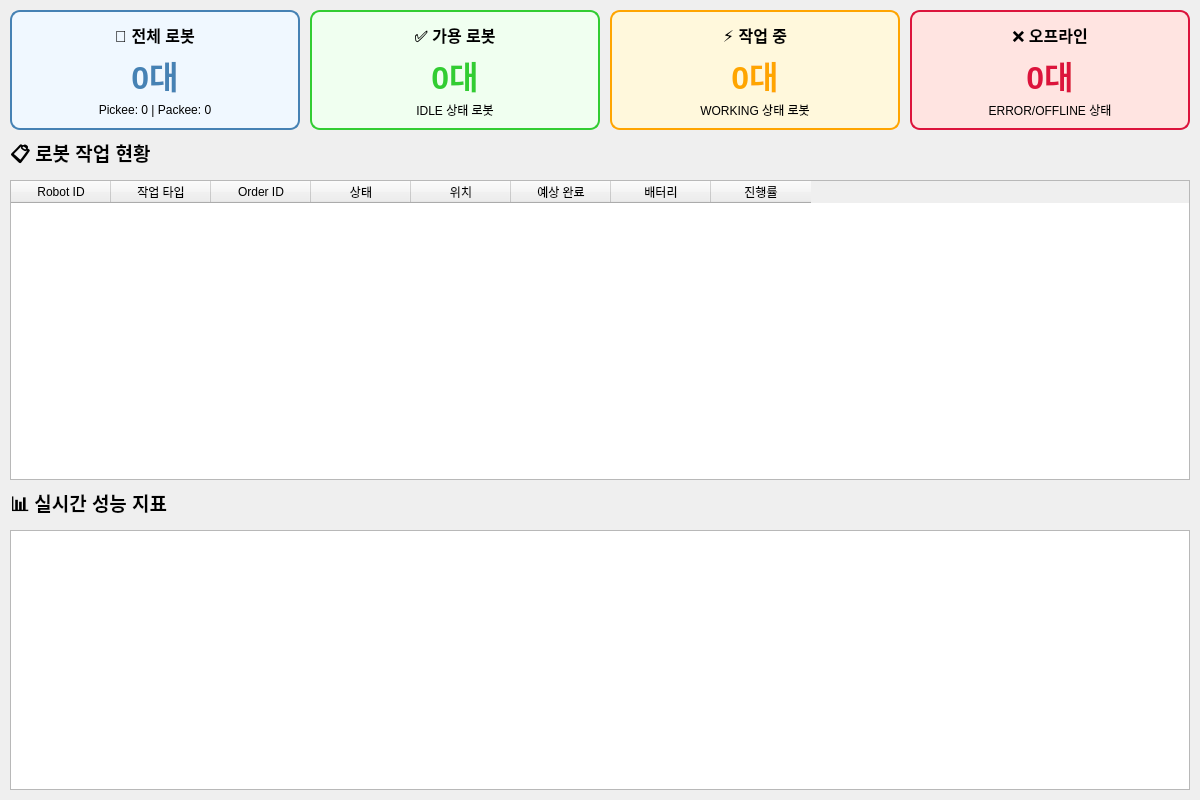
<?xml version="1.0" encoding="UTF-8"?>
<ui version="4.0">
 <class>RobotControlTab</class>
 <widget class="QWidget" name="RobotControlTab">
  <property name="geometry">
   <rect>
    <x>0</x>
    <y>0</y>
    <width>1200</width>
    <height>800</height>
   </rect>
  </property>
  <property name="minimumSize">
   <size>
    <width>1200</width>
    <height>800</height>
   </size>
  </property>
  <widget class="QWidget" name="stats_widget" native="true">
   <property name="geometry">
    <rect>
     <x>10</x>
     <y>10</y>
     <width>1180</width>
     <height>120</height>
    </rect>
   </property>
   <widget class="QWidget" name="total_robots_card" native="true">
    <property name="geometry">
     <rect>
      <x>0</x>
      <y>0</y>
      <width>290</width>
      <height>120</height>
     </rect>
    </property>
    <property name="styleSheet">
     <string>QWidget { background-color: #f0f8ff; border: 2px solid #4682b4; border-radius: 10px; }</string>
    </property>
    <widget class="QLabel" name="total_robots_title">
     <property name="geometry">
      <rect>
       <x>10</x>
       <y>10</y>
       <width>270</width>
       <height>30</height>
      </rect>
     </property>
     <property name="font">
      <font>
       <pointsize>12</pointsize>
       <weight>75</weight>
       <bold>true</bold>
      </font>
     </property>
     <property name="styleSheet">
      <string notr="true">border: none;</string>
     </property>
     <property name="text">
      <string>🤖 전체 로봇</string>
     </property>
     <property name="alignment">
      <set>Qt::AlignCenter</set>
     </property>
    </widget>
    <widget class="QLabel" name="total_robots_count">
     <property name="geometry">
      <rect>
       <x>10</x>
       <y>40</y>
       <width>270</width>
       <height>50</height>
      </rect>
     </property>
     <property name="font">
      <font>
       <pointsize>24</pointsize>
       <weight>75</weight>
       <bold>true</bold>
      </font>
     </property>
     <property name="styleSheet">
      <string>color: #4682b4; border: none;</string>
     </property>
     <property name="text">
      <string>0대</string>
     </property>
     <property name="alignment">
      <set>Qt::AlignCenter</set>
     </property>
    </widget>
    <widget class="QLabel" name="total_robots_detail">
     <property name="geometry">
      <rect>
       <x>10</x>
       <y>90</y>
       <width>270</width>
       <height>20</height>
      </rect>
     </property>
     <property name="font">
      <font>
       <pointsize>9</pointsize>
      </font>
     </property>
     <property name="styleSheet">
      <string notr="true">border: none;</string>
     </property>
     <property name="text">
      <string>Pickee: 0 | Packee: 0</string>
     </property>
     <property name="alignment">
      <set>Qt::AlignCenter</set>
     </property>
    </widget>
   </widget>
   <widget class="QWidget" name="available_robots_card" native="true">
    <property name="geometry">
     <rect>
      <x>300</x>
      <y>0</y>
      <width>290</width>
      <height>120</height>
     </rect>
    </property>
    <property name="styleSheet">
     <string>QWidget { background-color: #f0fff0; border: 2px solid #32cd32; border-radius: 10px; }</string>
    </property>
    <widget class="QLabel" name="available_robots_title">
     <property name="geometry">
      <rect>
       <x>10</x>
       <y>10</y>
       <width>270</width>
       <height>30</height>
      </rect>
     </property>
     <property name="font">
      <font>
       <pointsize>12</pointsize>
       <weight>75</weight>
       <bold>true</bold>
      </font>
     </property>
     <property name="styleSheet">
      <string notr="true">border: none;</string>
     </property>
     <property name="text">
      <string>✅ 가용 로봇</string>
     </property>
     <property name="alignment">
      <set>Qt::AlignCenter</set>
     </property>
    </widget>
    <widget class="QLabel" name="available_robots_count">
     <property name="geometry">
      <rect>
       <x>10</x>
       <y>40</y>
       <width>270</width>
       <height>50</height>
      </rect>
     </property>
     <property name="font">
      <font>
       <pointsize>24</pointsize>
       <weight>75</weight>
       <bold>true</bold>
      </font>
     </property>
     <property name="styleSheet">
      <string>color: #32cd32; border: none;</string>
     </property>
     <property name="text">
      <string>0대</string>
     </property>
     <property name="alignment">
      <set>Qt::AlignCenter</set>
     </property>
    </widget>
    <widget class="QLabel" name="available_robots_detail">
     <property name="geometry">
      <rect>
       <x>10</x>
       <y>90</y>
       <width>270</width>
       <height>20</height>
      </rect>
     </property>
     <property name="font">
      <font>
       <pointsize>9</pointsize>
      </font>
     </property>
     <property name="styleSheet">
      <string notr="true">border: none;</string>
     </property>
     <property name="text">
      <string>IDLE 상태 로봇</string>
     </property>
     <property name="alignment">
      <set>Qt::AlignCenter</set>
     </property>
    </widget>
   </widget>
   <widget class="QWidget" name="working_robots_card" native="true">
    <property name="geometry">
     <rect>
      <x>600</x>
      <y>0</y>
      <width>290</width>
      <height>120</height>
     </rect>
    </property>
    <property name="styleSheet">
     <string>QWidget { background-color: #fff8dc; border: 2px solid #ffa500; border-radius: 10px; }</string>
    </property>
    <widget class="QLabel" name="working_robots_title">
     <property name="geometry">
      <rect>
       <x>10</x>
       <y>10</y>
       <width>270</width>
       <height>30</height>
      </rect>
     </property>
     <property name="font">
      <font>
       <pointsize>12</pointsize>
       <weight>75</weight>
       <bold>true</bold>
      </font>
     </property>
     <property name="styleSheet">
      <string notr="true">border: none;</string>
     </property>
     <property name="text">
      <string>⚡ 작업 중</string>
     </property>
     <property name="alignment">
      <set>Qt::AlignCenter</set>
     </property>
    </widget>
    <widget class="QLabel" name="working_robots_count">
     <property name="geometry">
      <rect>
       <x>10</x>
       <y>40</y>
       <width>270</width>
       <height>50</height>
      </rect>
     </property>
     <property name="font">
      <font>
       <pointsize>24</pointsize>
       <weight>75</weight>
       <bold>true</bold>
      </font>
     </property>
     <property name="styleSheet">
      <string>color: #ffa500; border: none;</string>
     </property>
     <property name="text">
      <string>0대</string>
     </property>
     <property name="alignment">
      <set>Qt::AlignCenter</set>
     </property>
    </widget>
    <widget class="QLabel" name="working_robots_detail">
     <property name="geometry">
      <rect>
       <x>10</x>
       <y>90</y>
       <width>270</width>
       <height>20</height>
      </rect>
     </property>
     <property name="font">
      <font>
       <pointsize>9</pointsize>
      </font>
     </property>
     <property name="styleSheet">
      <string notr="true">border: none;</string>
     </property>
     <property name="text">
      <string>WORKING 상태 로봇</string>
     </property>
     <property name="alignment">
      <set>Qt::AlignCenter</set>
     </property>
    </widget>
   </widget>
   <widget class="QWidget" name="offline_robots_card" native="true">
    <property name="geometry">
     <rect>
      <x>900</x>
      <y>0</y>
      <width>280</width>
      <height>120</height>
     </rect>
    </property>
    <property name="styleSheet">
     <string>QWidget { background-color: #ffe4e1; border: 2px solid #dc143c; border-radius: 10px; }</string>
    </property>
    <widget class="QLabel" name="offline_robots_title">
     <property name="geometry">
      <rect>
       <x>10</x>
       <y>10</y>
       <width>260</width>
       <height>30</height>
      </rect>
     </property>
     <property name="font">
      <font>
       <pointsize>12</pointsize>
       <weight>75</weight>
       <bold>true</bold>
      </font>
     </property>
     <property name="styleSheet">
      <string notr="true">border: none;</string>
     </property>
     <property name="text">
      <string>❌ 오프라인</string>
     </property>
     <property name="alignment">
      <set>Qt::AlignCenter</set>
     </property>
    </widget>
    <widget class="QLabel" name="offline_robots_count">
     <property name="geometry">
      <rect>
       <x>10</x>
       <y>40</y>
       <width>260</width>
       <height>50</height>
      </rect>
     </property>
     <property name="font">
      <font>
       <pointsize>24</pointsize>
       <weight>75</weight>
       <bold>true</bold>
      </font>
     </property>
     <property name="styleSheet">
      <string>color: #dc143c; border: none;</string>
     </property>
     <property name="text">
      <string>0대</string>
     </property>
     <property name="alignment">
      <set>Qt::AlignCenter</set>
     </property>
    </widget>
    <widget class="QLabel" name="offline_robots_detail">
     <property name="geometry">
      <rect>
       <x>10</x>
       <y>90</y>
       <width>260</width>
       <height>20</height>
      </rect>
     </property>
     <property name="font">
      <font>
       <pointsize>9</pointsize>
      </font>
     </property>
     <property name="styleSheet">
      <string notr="true">border: none;</string>
     </property>
     <property name="text">
      <string>ERROR/OFFLINE 상태</string>
     </property>
     <property name="alignment">
      <set>Qt::AlignCenter</set>
     </property>
    </widget>
   </widget>
  </widget>
  <widget class="QLabel" name="mission_queue_title">
   <property name="geometry">
    <rect>
     <x>10</x>
     <y>140</y>
     <width>200</width>
     <height>30</height>
    </rect>
   </property>
   <property name="font">
    <font>
     <pointsize>14</pointsize>
     <weight>75</weight>
     <bold>true</bold>
    </font>
   </property>
   <property name="text">
    <string>📋 로봇 작업 현황</string>
   </property>
  </widget>
  <widget class="QTableWidget" name="mission_queue_table">
   <property name="geometry">
    <rect>
     <x>10</x>
     <y>180</y>
     <width>1180</width>
     <height>300</height>
    </rect>
   </property>
   <property name="editTriggers">
    <set>QAbstractItemView::NoEditTriggers</set>
   </property>
   <property name="alternatingRowColors">
    <bool>true</bool>
   </property>
   <property name="selectionBehavior">
    <enum>QAbstractItemView::SelectRows</enum>
   </property>
   <property name="sortingEnabled">
    <bool>true</bool>
   </property>
   <column>
    <property name="text">
     <string>Robot ID</string>
    </property>
   </column>
   <column>
    <property name="text">
     <string>작업 타입</string>
    </property>
   </column>
   <column>
    <property name="text">
     <string>Order ID</string>
    </property>
   </column>
   <column>
    <property name="text">
     <string>상태</string>
    </property>
   </column>
   <column>
    <property name="text">
     <string>위치</string>
    </property>
   </column>
   <column>
    <property name="text">
     <string>예상 완료</string>
    </property>
   </column>
   <column>
    <property name="text">
     <string>배터리</string>
    </property>
   </column>
   <column>
    <property name="text">
     <string>진행률</string>
    </property>
   </column>
  </widget>
  <widget class="QLabel" name="performance_title">
   <property name="geometry">
    <rect>
     <x>10</x>
     <y>490</y>
     <width>200</width>
     <height>30</height>
    </rect>
   </property>
   <property name="font">
    <font>
     <pointsize>14</pointsize>
     <weight>75</weight>
     <bold>true</bold>
    </font>
   </property>
   <property name="text">
    <string>📊 실시간 성능 지표</string>
   </property>
  </widget>
  <widget class="QTextEdit" name="performance_metrics">
   <property name="geometry">
    <rect>
     <x>10</x>
     <y>530</y>
     <width>1180</width>
     <height>260</height>
    </rect>
   </property>
   <property name="font">
    <font>
     <family>Consolas</family>
     <pointsize>10</pointsize>
    </font>
   </property>
   <property name="readOnly">
    <bool>true</bool>
   </property>
  </widget>
 </widget>
 <resources/>
 <connections/>
</ui>
